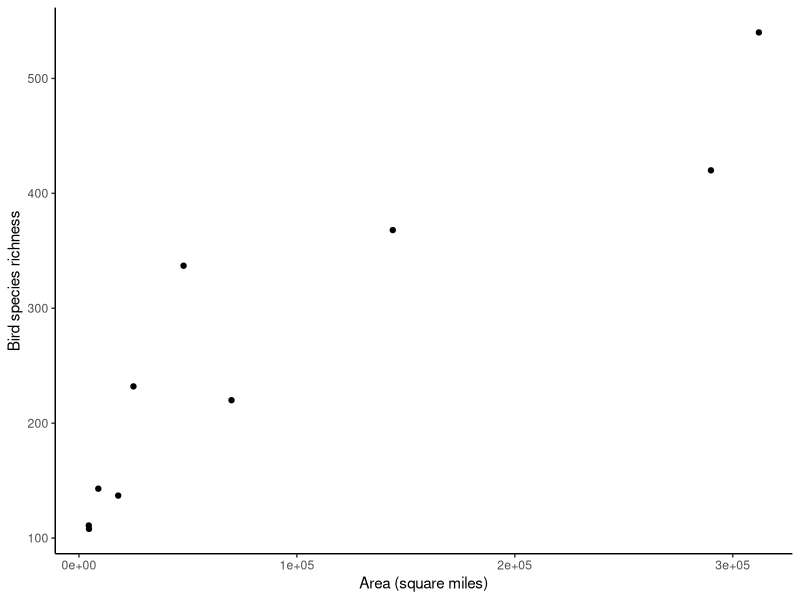
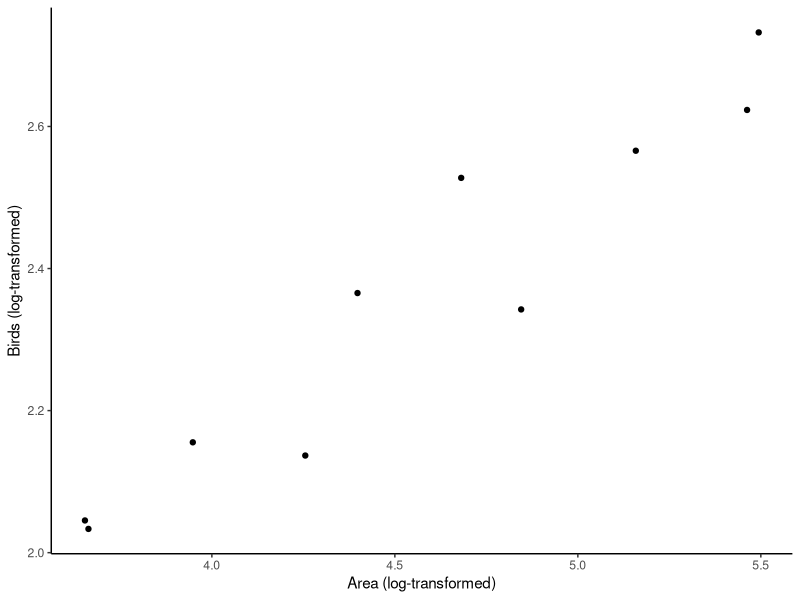
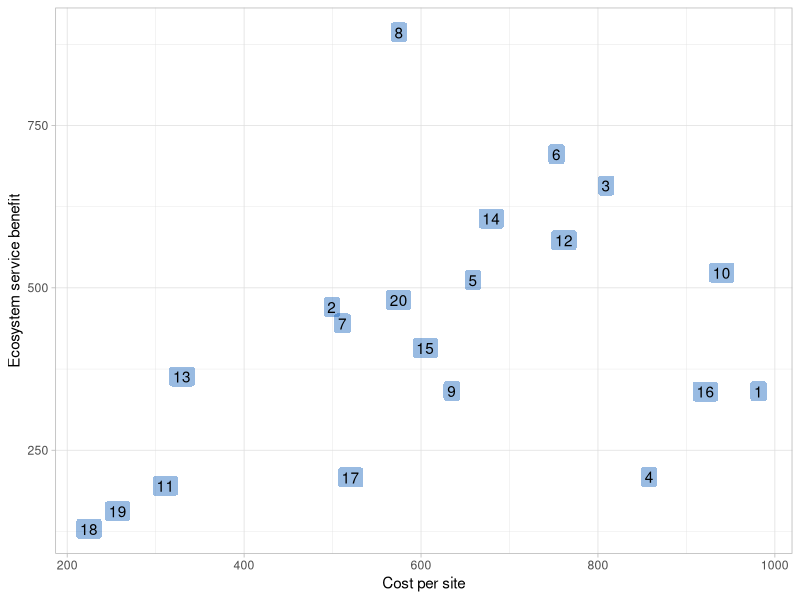
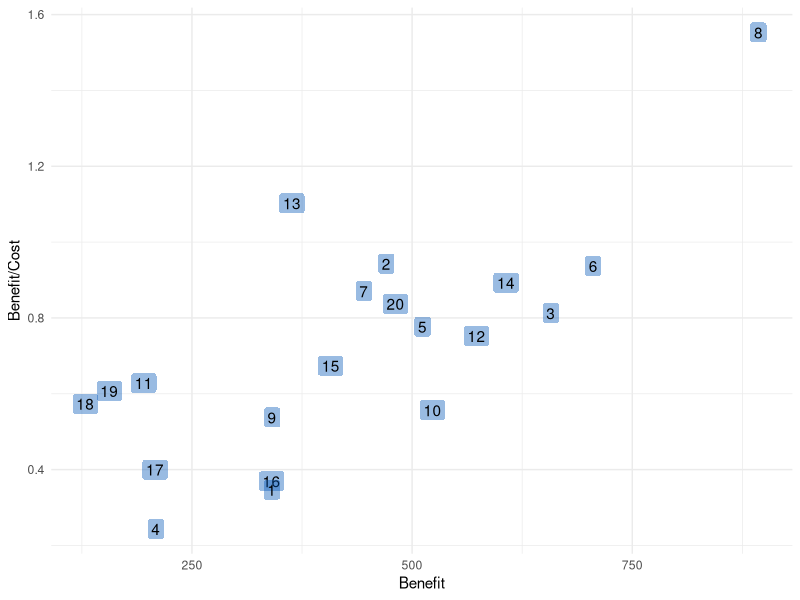
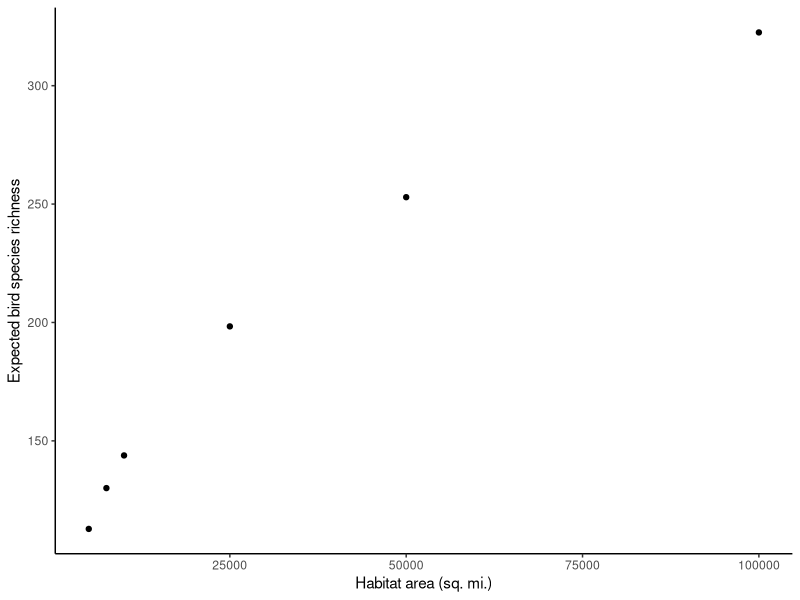
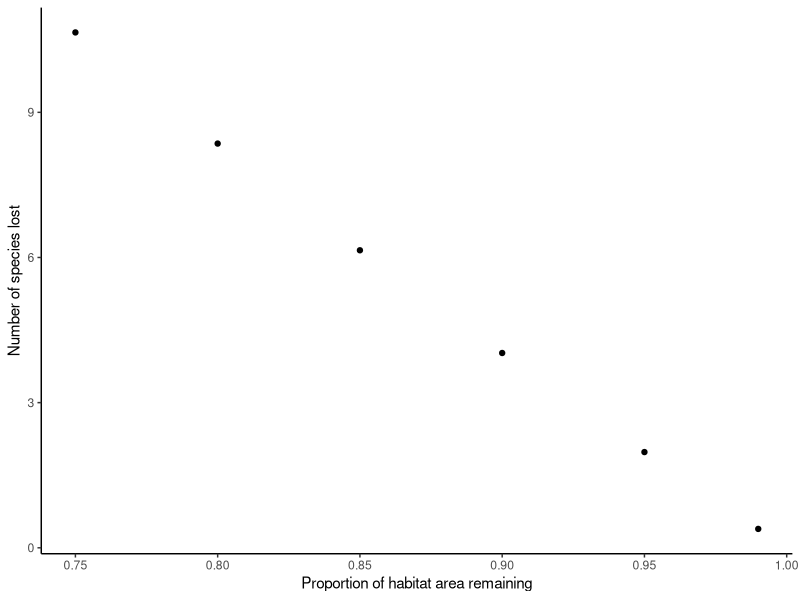

Generate these figures, in order, with R:
## ---- chunk 1
knitr::opts_chunk$set(echo = TRUE, warning = FALSE)
library(ggplot2)
library(dplyr)
POMblue <- "#0057B7" # Pomona blue hex code
## ---- chunk 2
### Code to create a data table storing the Southeast Asian bird data
seAsiaBirds <- tibble::tibble(areaMi2=c(312000,290000,144000,70000,48000,25000,4500,8870,18000,4600),
            birds=c(540,420,368,220,337,232,111,143,137,108))

### Display first few rows of the Southeast Asia bird dataset
seAsiaBirds

### Create a plot of bird richness versus island area
p <- ggplot(seAsiaBirds,aes(x=areaMi2, y=birds))
p <- p + geom_point()
p <- p + labs(x="Area (square miles)",y="Bird species richness")
p <- p + theme_classic()
p
## ---- chunk 3
### Below, we first apply log10 to the columns of our data on SE Asian birds
seAsiaBirds <- seAsiaBirds %>%
  mutate(log10Area = log10(areaMi2), log10Birds = log10(birds))

  # Display seAsiaBirds in the console
seAsiaBirds

  # Confirm that the log-log transformation linearized our data
p <- ggplot(seAsiaBirds,aes(x = log10Area, y = log10Birds))
p <- p + geom_point()
p <- p + labs(x="Area (log-transformed)",y="Birds (log-transformed)")
p <- p + theme_classic()
p

### Use lm to calculate the values of d and z and store the model in the object speciesAreaModel
speciesAreaModel <- lm(log10Birds ~ log10Area, data=seAsiaBirds)
  ## See the values estimates for d and z
print("The cofficient names (Intercept) corresponds to d and log10Area to z")
coef(speciesAreaModel)
  ## Store the estimates in the objects d and z
d <- coef(speciesAreaModel)[1] # first item in this two-item vector is the intercept of the straight line fit to our log-log transformed Southeast Asian birds dataset
z <- coef(speciesAreaModel)[2] # second item in the two-item vector is the slope
## ---- chunk 4
### Recall the log-log species-area relationship:
### log S = log(c A^z) (Equation 1)
### we can confirm that the previous equation is 
### mathematically equivalent to the following one:
### log S = log c + log(A^z) (Eqn. 2)
### which is in turn equal to:
### log S = log c + z log A (Eqn. 3)
### For convenience, we'll call c and z something different:
### c1 and z1
### That way, we don't overwrite the previously calculated values
### for c and z from the Southeast Asia bird dataset

### Let c1 = 5, z1 = 0.28, A = 1000
### We'll calculate both expressions
### and confirm that they are identical
c1 <- 5
z1 <- 0.28
A <- 1000
eqn1 <- log10(c1*A^z1)
eqn1 # value of the first equation
eqn2 <- log10(c1) + log10(A^z1)
eqn2 # value of second equation
eqn3 <- log10(c1) + z1*log10(A)
eqn3 # value of third equation
## ---- chunk 5
### We can take the value of z that we calculated in the Southeast Asia
### bird dataset and use that to calculate 1) what proportion of species
### would remain after habitat loss and 2) what number of species would be
### lost after habitat loss.
S_0 = 111 # initially we have 111 species in this example (Palawan)
R = 0.9 # We lose 10% of habitat in this example: (1-R)*100% = 10%
species_proportion_surviving <- R^z
species_lost <- S_0 * (1-R^z)
## ---- chunk 6
### Creating a simulated conservation dataset
### This simulated data has 20 sites with different
### costs and benefits. These could be 20 habitat patches,
### or some other set of 20 locations where we have to
### decide which sites we would prioritize for
### conservation actions.
set.seed(47) # instantiating random seed to ensure reproducibility
conservationDF <- tibble::tibble(
  site_id = c(1:20), # site ID
  costs = runif(20,min=200,max=1000), # cost of enacting conservation
  value = 1/(1 + exp(-costs/max(costs))) * abs(rlnorm(20,2,0.5)) * 100 # ecosystem benefit of each site
)

conservationDF # display the conservation dataset
## ---- chunk 7
### Generate scatterplot for value versus cost
p <- ggplot(conservationDF, aes(x=costs, y=value, label=site_id))
p <- p + geom_label(position=position_dodge2(width=0.8),fill=POMblue,alpha=0.4,label.padding=unit(0.2,"lines"),label.size=0) # plot site labels with commands to avoid overplotting, remove label border
p <- p + labs(x="Cost per site", y="Ecosystem service benefit") # change x- and y-axis labels
p <- p + theme_light() # change background appearance of plot
p
## ---- chunk 8
dplyr::arrange(conservationDF, desc(value))[1:4,]
## ---- chunk 9
conservationDF <- conservationDF %>%
  mutate(vpw = value/costs) # value per cost for each site

p <- ggplot(conservationDF, aes(x=value, y=vpw, label=site_id))
p <- p + geom_label(position=position_dodge2(width=0.8),fill=POMblue,alpha=0.4,label.padding=unit(0.2,"lines"),label.size=0) # plot site labels with commands to avoid overplotting, remove border
p <- p + labs(x="Benefit", y="Benefit/Cost") # change x- and y-axis labels
p <- p + theme_minimal() # change background theme
p
## ---- chunk 10
dplyr::arrange(conservationDF, desc(vpw))[1:6,]
## ---- chunk 11
## Function to solve for "nearly-optimal" selection of sites
## to maximize biodiversity conservation
    # Don't worry too much about the specifics of this function - just copy it into your R console
    # It will use different rules of thumb to find which sites are (approximately) optimal for conserving
conservation_site_selection <- function(conservationDF, maxcost) {
  knapsack <- data.frame(conservationDF)
  capacity <- maxcost
  
  # 1) Greedy algorithm
      # sort by value per weight
  knapsack <- knapsack[order(knapsack$vpw, decreasing = TRUE),]
      # fill knapsack with all items taken in this sequence
      # and still fitting into the knapsack
  packed_items <- c()
  packed_weight <- 0
  packed_value <- 0
  for (id in 1:nrow(knapsack)) {
    item <- knapsack[id, ]
    left_capacity <- capacity - packed_weight
    # check if next item in the sequence still fits into knapsack
    if (left_capacity > 0 && item$costs <= left_capacity) {
      packed_items <- c(packed_items, item$site_id)
      packed_weight <- packed_weight + item$costs
      packed_value <- packed_value + item$value
    } 
  }
  
    # 2) Addition to "modified greedy"
      # determine most valuable single item fitting into knapsack
  knapsack <- knapsack[order(knapsack$value, decreasing = TRUE),]
  best_single_item <- 0
  best_single_value <- 0
  best_single_weight <- 0
  for (id in 1:nrow(knapsack)) {
    item <- knapsack[id, ]
    # check if next item in the sequence still fits into knapsack
    if (item$costs <= capacity) {
      best_single_item <- item$site_id
      best_single_value <- item$value
      best_single_weight <- item$costs
      break
    } 
  }
  
  # now return best configuration
  if (best_single_value < packed_value) {
    ret_val <- tibble::tibble(Sites=paste(packed_items,collapse=", "),
                              TotalBiodiv=packed_value,
                              TotalCost=packed_weight)
  } else {
    ret_val <- tibble::tibble(Sites=best_single_item,
                              TotalBiodiv=best_single_value,
                              TotalCost=best_single_weight)
  }
  return(ret_val)
}

### Solving for the most optimal set of sites
result <- conservation_site_selection(conservationDF = conservationDF, maxcost=1500)

## ---- chunk 12
result
## ---- chunk 13
### Instead of repeating the same calculation over and over again, we can create a function to do that for us.
### We'll specify the parameters for our function in the function(...) 
### definition.
calculating_expected_richness <- function(habitat_area, d, z) {
  c <- 10^d # see reasons above for doing this.
  expected_species <- c*habitat_area^z
  return(expected_species)
}

### Defining a vector to store habitat area
habitat_area <- c(5000, 7500, 10000, 25000, 50000, 100000)

### We'll create a new data object to store these outputs
### We'll call it expectedBirdsDF to stand for 
### expected bird species richness data frame
expectedBirdsDF <- tibble::tibble(area = habitat_area,
                    expBirds = calculating_expected_richness(habitat_area, d=d,z=z))

### Display expectedBirdsDF
expectedBirdsDF

### Generate plot
p <- ggplot(expectedBirdsDF, aes(x=area, y=expBirds))
p <- p + geom_point()
p <- p + labs(x="Habitat area (sq. mi.)",y="Expected bird species richness")
p <- p + theme_classic()
p
## ---- chunk 14
### Instead of repeating the same calculation over and over again, we can create a function to do that for us.
### We'll specify the parameters for our function in the function(...) 
### definition.
calculating_number_species_lost <- function(Remaining, z, S0) {
  number_lost <- (1-Remaining^z)*S0 # Remaining is habitat area remaining, z is the slope of the species-area relationship, and S0 is the initial species pool
  return(number_lost)
}

### Defining a vector to store habitat area
remaining_extent <- 1 - c(1, 5, 10, 15, 20, 25)/100 # remaining proportion of habitat after habitat destruction happens

### We'll create a new data object to store these outputs
### We'll call it expectedBirdsLost to stand for 
### expected bird species that are lost after habitat destruction
expectedBirdsLost <- tibble::tibble(remaining=remaining_extent,
                    expLoss = calculating_number_species_lost(Remaining=remaining_extent,z=z,S0=111))

### Display expectedBirdsDF
expectedBirdsLost

### Generate plot
p <- ggplot(expectedBirdsLost, aes(x=remaining, y=expLoss))
p <- p + geom_point()
p <- p + labs(x="Proportion of habitat area remaining",y="Number of species lost")
p <- p + theme_classic()
p
## ---- chunk 15
### Perform site selection
result <- conservation_site_selection(conservationDF=conservationDF,maxcost=2000)

### Display result
result
## ---- chunk 16
### Perform site selection
result <- conservation_site_selection(conservationDF=conservationDF,maxcost=1200)

### Display result
result
